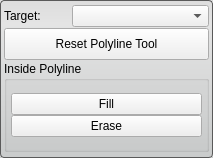
<?xml version="1.0" encoding="UTF-8"?>
<ui version="4.0">
 <class>PolyLineToolInterface</class>
 <widget class="QWidget" name="PolyLineToolInterface">
  <property name="geometry">
   <rect>
    <x>0</x>
    <y>0</y>
    <width>213</width>
    <height>158</height>
   </rect>
  </property>
  <property name="sizePolicy">
   <sizepolicy hsizetype="MinimumExpanding" vsizetype="Fixed">
    <horstretch>1</horstretch>
    <verstretch>0</verstretch>
   </sizepolicy>
  </property>
  <property name="minimumSize">
   <size>
    <width>213</width>
    <height>158</height>
   </size>
  </property>
  <property name="maximumSize">
   <size>
    <width>16777215</width>
    <height>158</height>
   </size>
  </property>
  <property name="windowTitle">
   <string>Polyline Tool</string>
  </property>
  <property name="styleSheet">
   <string notr="true">QWidget#PolyLineToolInterface{
  border-radius: 4px;
  border: 1px solid rgb(90, 90, 90);
  background-color: qlineargradient(spread:pad, x1:0.5, y1:0, x2:0.5, y2:0.960227, stop:0 rgba(221, 221, 221, 255), stop:0.155779 rgba(228, 228, 228, 255), stop:1 rgba(202, 204, 204, 255));      
}</string>
  </property>
  <layout class="QVBoxLayout" name="verticalLayout_2">
   <property name="spacing">
    <number>0</number>
   </property>
   <property name="margin">
    <number>4</number>
   </property>
   <item>
    <layout class="QHBoxLayout" name="activeHLayout" stretch="1,2">
     <property name="spacing">
      <number>0</number>
     </property>
     <item>
      <widget class="QLabel" name="activeLabel">
       <property name="text">
        <string>Target:</string>
       </property>
      </widget>
     </item>
     <item>
      <widget class="QComboBox" name="targetComboBox"/>
     </item>
    </layout>
   </item>
   <item>
    <widget class="QPushButton" name="resetPLButton">
     <property name="sizePolicy">
      <sizepolicy hsizetype="MinimumExpanding" vsizetype="Fixed">
       <horstretch>1</horstretch>
       <verstretch>0</verstretch>
      </sizepolicy>
     </property>
     <property name="minimumSize">
      <size>
       <width>0</width>
       <height>32</height>
      </size>
     </property>
     <property name="maximumSize">
      <size>
       <width>16777215</width>
       <height>32</height>
      </size>
     </property>
     <property name="text">
      <string>Reset Polyline Tool</string>
     </property>
    </widget>
   </item>
   <item>
    <widget class="QGroupBox" name="insidePLGroupBox">
     <property name="sizePolicy">
      <sizepolicy hsizetype="Expanding" vsizetype="Fixed">
       <horstretch>0</horstretch>
       <verstretch>0</verstretch>
      </sizepolicy>
     </property>
     <property name="minimumSize">
      <size>
       <width>0</width>
       <height>91</height>
      </size>
     </property>
     <property name="maximumSize">
      <size>
       <width>16777215</width>
       <height>91</height>
      </size>
     </property>
     <property name="title">
      <string>Inside Polyline</string>
     </property>
     <layout class="QVBoxLayout" name="verticalLayout">
      <property name="spacing">
       <number>0</number>
      </property>
      <property name="margin">
       <number>0</number>
      </property>
      <item>
       <layout class="QVBoxLayout" name="insideVLayout" stretch="1,1">
        <property name="spacing">
         <number>0</number>
        </property>
        <property name="leftMargin">
         <number>4</number>
        </property>
        <property name="rightMargin">
         <number>4</number>
        </property>
        <item>
         <widget class="QPushButton" name="insideFillButton">
          <property name="toolTip">
           <string>Flip across the axial plain</string>
          </property>
          <property name="text">
           <string>Fill</string>
          </property>
         </widget>
        </item>
        <item>
         <widget class="QPushButton" name="insideEraseButton">
          <property name="toolTip">
           <string>Flip across the coronal plain</string>
          </property>
          <property name="text">
           <string>Erase</string>
          </property>
         </widget>
        </item>
       </layout>
      </item>
     </layout>
    </widget>
   </item>
  </layout>
 </widget>
 <resources/>
 <connections/>
</ui>
